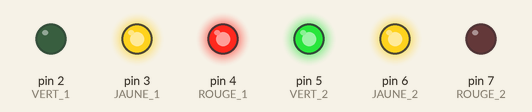
A sketch run on a simulated Arduino Uno, built with avr-gcc and run on an emulated ATmega328P. On the bench: output pins drawn as LEDs (lit = HIGH). What the sketch prints to the serial monitor is not drawn.

Above: at 3.5 s.
At 8.5 s:
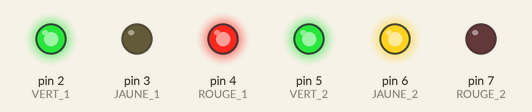
At 13.5 s:
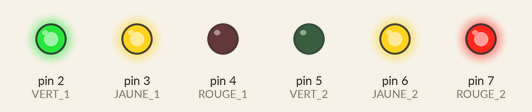
At 18.5 s:
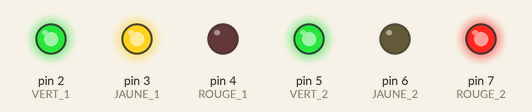
Timing chart, 0 to 26.0 s (numbered marks = the images above):
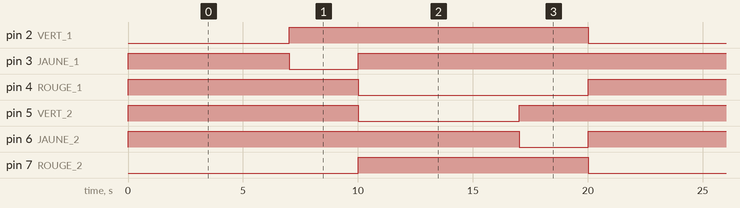

The sketch:

feu_tp.ino
```cpp
const int VERT_1 = 2;
const int JAUNE_1 = 3;
const int ROUGE_1 = 4;

const int VERT_2 = 5;
const int JAUNE_2=6;
const int ROUGE_2 = 7;

void setup() {
  Serial.begin(9600);
  // put your setup code here, to run once:
  pinMode(VERT_1, OUTPUT); pinMode(JAUNE_1, OUTPUT); pinMode(ROUGE_1, OUTPUT);
  pinMode(VERT_2, OUTPUT); pinMode(JAUNE_2, OUTPUT); pinMode(ROUGE_2, OUTPUT);

}

int stateFeu1 = 0;
int stateFeu2 = 2;
// 0: vert
// 1: jaune
// 2: rouge
const int delayVert = 7000;
const int delayOrange = 3000;
long currentMillis = millis();

void loop() {
  // put your main code here, to run repeatedly:
  long now = millis();
  if(stateFeu1==0){
    if(now-currentMillis>=delayVert){
      stateFeu1 = 1;
      stateFeu2 = 0;
      currentMillis = now;
    }
  }else if(stateFeu1==1){
    if(now-currentMillis>=delayOrange){
      stateFeu1 = 2;
      stateFeu2 = 0;
      currentMillis = now;
    }
  }else{
    if(stateFeu2==0){
      if(now-currentMillis>=delayVert){
            stateFeu1 = 2;
            stateFeu2 = 1;
            currentMillis = now;
      }
    }else {
        if(now-currentMillis>=delayOrange){
          stateFeu1 = 0;
          stateFeu2 = 2;
          currentMillis = now;
        }
    }
  }
  Serial.println("restart ");
  Serial.println(stateFeu2);
  setState();

}

void setState(){
  if(stateFeu1==0){
    //mettre feu 2 au rouge || orange;

    switchOn(VERT_1);
    switchOn(ROUGE_2);

    switchOff(JAUNE_1);
    switchOff(ROUGE_1);
    switchOff(VERT_2);
    switchOff(JAUNE_2);
  }else if(stateFeu1==1){
    //mettre feu 2 au rouge;
    switchOn(JAUNE_1);
    switchOn(ROUGE_2);

    switchOff(VERT_1);
    switchOff(ROUGE_1);
    switchOff(JAUNE_2);
    switchOff(VERT_2);
  }else if(stateFeu1==2){
    //mettre feu 2 au vert;

    if(stateFeu2==0){
      switchOn(VERT_2);
      switchOff(JAUNE_2);
    }else{
      switchOn(JAUNE_2);
      switchOff(VERT_2);
    }
    switchOn(ROUGE_1);

    switchOff(VERT_1);
    switchOff(JAUNE_1);
    switchOff(ROUGE_2);

  }
}

void switchOff(int led){
    digitalWrite(led, HIGH);
}


void switchOn(int led){
    digitalWrite(led, LOW);
}
```

Measured:
- by itself, pin 2 (VERT_1): alternates HIGH for 13.0 s and LOW for 7.0 s
- by itself, pin 3 (JAUNE_1): repeats every 20.0 s: LOW 3.0 s, HIGH 17.0 s
- by itself, pin 4 (ROUGE_1), pin 7 (ROUGE_2): alternates HIGH for 10.0 s and LOW for 10.0 s
- by itself, pin 5 (VERT_2): repeats every 20.0 s: LOW 7.0 s, HIGH 13.0 s
- by itself, pin 6 (JAUNE_2): alternates HIGH for 17.0 s and LOW for 3.0 s
